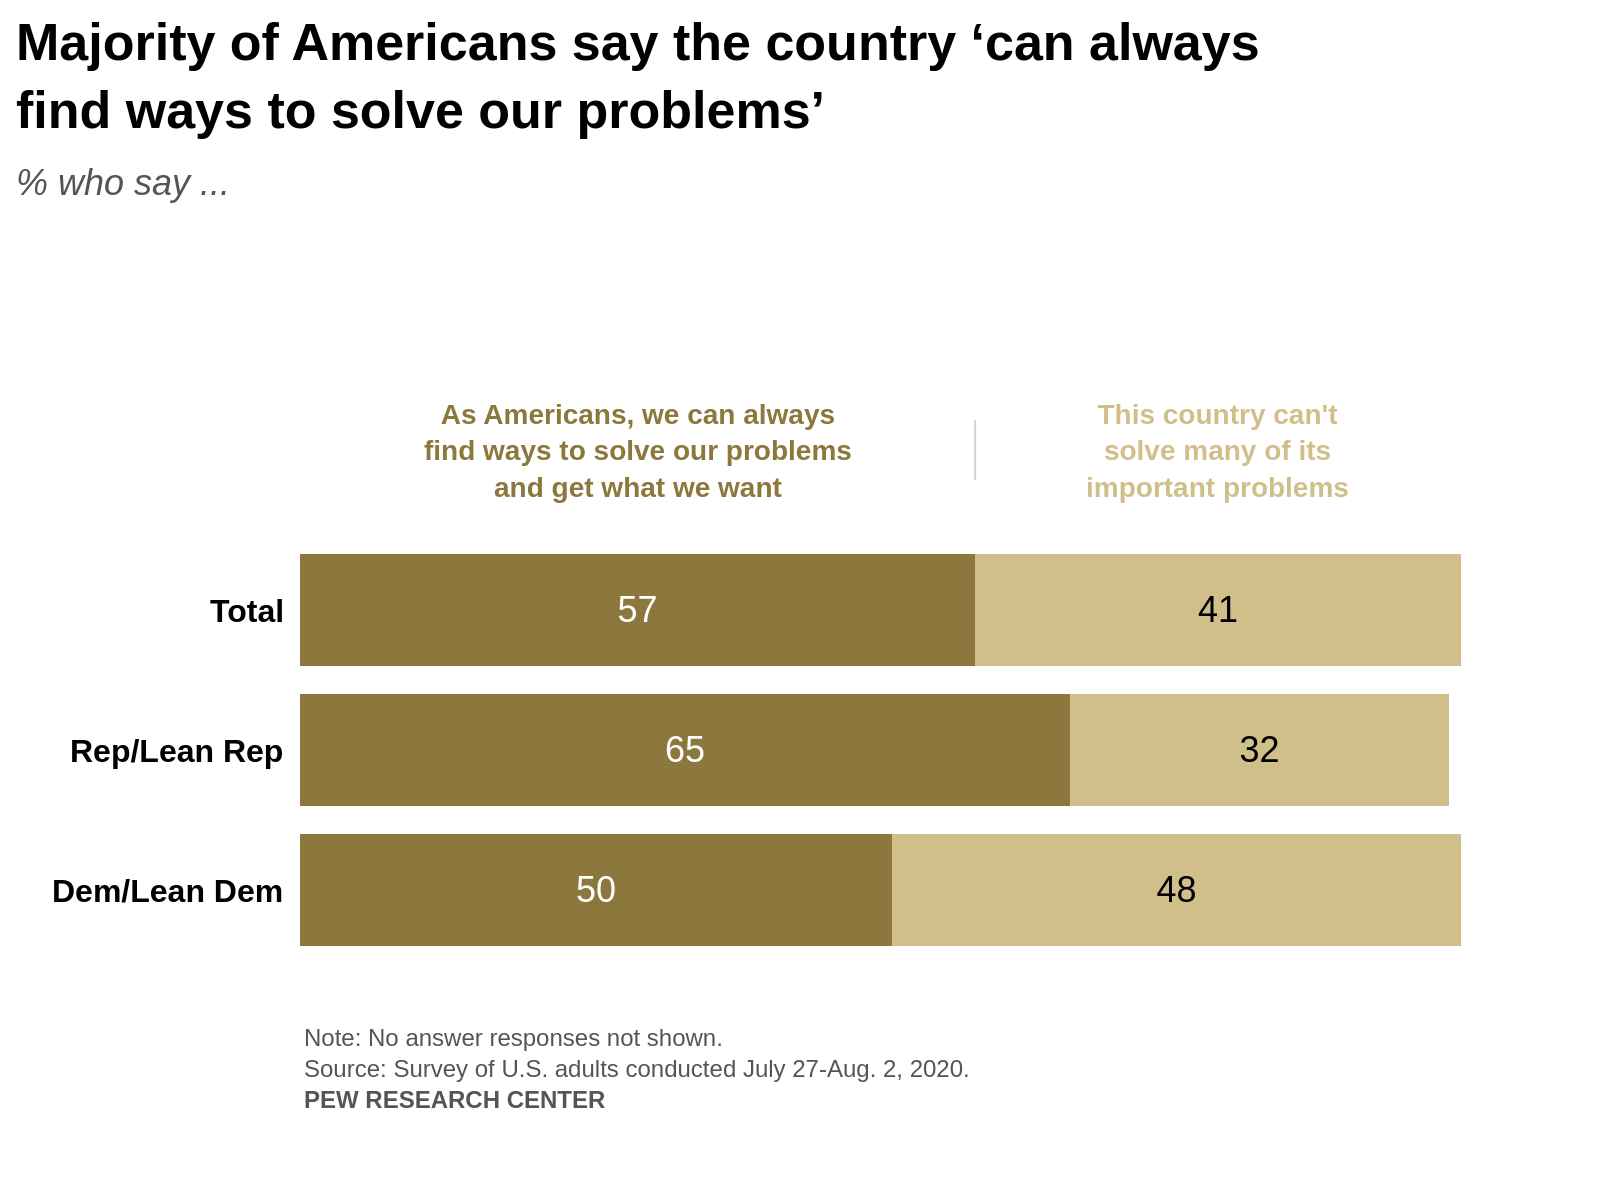

This figure's Python source:
import sys
import json
import os
import plotly.graph_objects as go

# --- 1. Load data from JSON file ---
if len(sys.argv) != 2:
    print("Usage: python script.py <path_to_json_file>")
    sys.exit(1)

json_path = sys.argv[1]
if not os.path.exists(json_path):
    print(f"Error: File not found at {json_path}")
    sys.exit(1)

with open(json_path, 'r', encoding='utf-8') as f:
    chart_info = json.load(f)

base_filename = os.path.splitext(os.path.basename(json_path))[0]

# --- 2. Extract data and settings from the loaded JSON ---
data_series = chart_info['chart_data']
texts = chart_info['texts']
colors = chart_info['colors']
categories = texts['categories']

# --- 3. Create the Plotly figure ---
fig = go.Figure()

# --- 4. Add bar traces for each data series ---
for i, series in enumerate(data_series):
    fig.add_trace(go.Bar(
        y=categories,
        x=series['values'],
        name=series['name'],
        orientation='h',
        marker=dict(
            color=colors['bar_colors'][i],
            line=dict(color='white', width=0)
        ),
        text=[f"{val}" for val in series['values']],
        textposition='inside',
        insidetextanchor='middle',
        textfont=dict(
            family='Arial',
            size=18,
            color=colors['text_colors'][i]
        ),
        hoverinfo='none'
    ))

# --- 5. Configure the layout ---
title_text = f"<b>{texts['title']}</b>"
subtitle_text = f"<span style='font-size: 18px; color: #555555;'><i>{texts['subtitle']}</i></span>"

fig.update_layout(
    barmode='stack',
    title=dict(
        text=f"{title_text}<br>{subtitle_text}",
        y=0.95,
        x=0.01,
        xanchor='left',
        yanchor='top',
        font=dict(family='Arial', size=26, color='black')
    ),
    xaxis=dict(
        showgrid=False,
        showline=False,
        showticklabels=False,
        zeroline=False,
        range=[0, sum(s['values'][2] for s in data_series) + 5] # Dynamically set range based on 'Total'
    ),
    yaxis=dict(
        showgrid=False,
        showline=False,
        showticklabels=False,
        zeroline=False,
        domain=[0, 0.7] # Create space at the top for annotations
    ),
    showlegend=False,
    paper_bgcolor='white',
    plot_bgcolor='white',
    margin=dict(l=150, r=40, t=180, b=120),
    font=dict(family='Arial')
)

# --- 6. Add custom annotations ---
# Series labels above the chart
total_val1 = data_series[0]['values'][categories.index('Total')]
total_val2 = data_series[1]['values'][categories.index('Total')]
x_pos1 = total_val1 / 2
x_pos2 = total_val1 + (total_val2 / 2)

fig.add_annotation(
    xref='x', yref='paper',
    x=x_pos1, y=0.85,
    text=f"<b>{data_series[0]['name']}</b>",
    showarrow=False,
    font=dict(family='Arial', size=14, color=colors['bar_colors'][0]),
    align='center', xanchor='center', yanchor='middle'
)

fig.add_annotation(
    xref='x', yref='paper',
    x=x_pos2, y=0.85,
    text=f"<b>{data_series[1]['name']}</b>",
    showarrow=False,
    font=dict(family='Arial', size=14, color=colors['bar_colors'][1]),
    align='center', xanchor='center', yanchor='middle'
)

# A small vertical separator between top annotations
fig.add_shape(type="line",
    xref="x", yref="paper",
    x0=total_val1, y0=0.8, x1=total_val1, y1=0.9,
    line=dict(color="lightgrey", width=1)
)

# Category labels on the left
for i, category in enumerate(categories):
    fig.add_annotation(
        xref='paper', yref='y',
        x=-0.01, y=category,
        text=f"<b>{category}</b>",
        showarrow=False,
        xanchor='right',
        yanchor='middle',
        align='right',
        font=dict(family='Arial', size=16, color='black')
    )

# Source and logo text at the bottom
source_logo_text = f"{texts['source']}<br><b>{texts['logo']}</b>"
fig.add_annotation(
    xref='paper', yref='paper',
    x=0, y=-0.1,
    text=source_logo_text,
    showarrow=False,
    xanchor='left',
    yanchor='top',
    align='left',
    font=dict(family='Arial', size=12, color='#555555')
)

# --- 7. Write the output image ---
fig.write_image(f"{base_filename}.png", scale=2, width=800, height=600)

print(f"Chart saved to {base_filename}.png")
